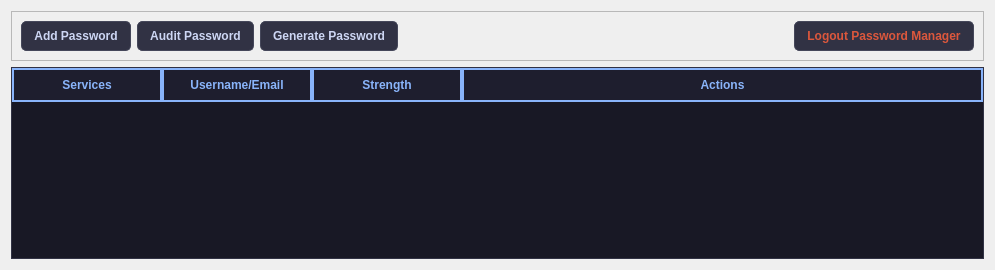
          <widget class="QWidget" name="page_pm_content">
           <layout class="QVBoxLayout" name="verticalLayout_4">
            <item>
             <widget class="QFrame" name="frame_pm_toolbar">
              <property name="minimumSize">
               <size>
                <width>0</width>
                <height>50</height>
               </size>
              </property>
              <property name="maximumSize">
               <size>
                <width>16777215</width>
                <height>50</height>
               </size>
              </property>
              <property name="frameShape">
               <enum>QFrame::StyledPanel</enum>
              </property>
              <property name="frameShadow">
               <enum>QFrame::Raised</enum>
              </property>
              <layout class="QHBoxLayout" name="horizontalLayout_2">
               <item>
                <widget class="QPushButton" name="btn_pm_add">
                 <property name="minimumSize">
                  <size>
                   <width>0</width>
                   <height>30</height>
                  </size>
                 </property>
                 <property name="maximumSize">
                  <size>
                   <width>16777215</width>
                   <height>30</height>
                  </size>
                 </property>
                 <property name="styleSheet">
                  <string notr="true">QPushButton {
    background-color: #313244;
    color: #cdd6f4;
    border: 1px solid #45475a;
    border-radius: 5px;
    padding: 6px 12px;
    font-weight: bold;
}

QPushButton:hover {
    background-color: #45475a;
    color: #ffffff;
    border-color: #89b4fa;
}</string>
                 </property>
                 <property name="text">
                  <string>Add Password</string>
                 </property>
                </widget>
               </item>
               <item>
                <widget class="QPushButton" name="btn_pm_audit">
                 <property name="minimumSize">
                  <size>
                   <width>0</width>
                   <height>30</height>
                  </size>
                 </property>
                 <property name="maximumSize">
                  <size>
                   <width>16777215</width>
                   <height>30</height>
                  </size>
                 </property>
                 <property name="styleSheet">
                  <string notr="true">QPushButton {
    background-color: #313244;
    color: #cdd6f4;
    border: 1px solid #45475a;
    border-radius: 5px;
    padding: 6px 12px;
    font-weight: bold;
}

QPushButton:hover {
    background-color: #45475a;
    color: #ffffff;
    border-color: #89b4fa;
}</string>
                 </property>
                 <property name="text">
                  <string>Audit Password</string>
                 </property>
                </widget>
               </item>
               <item>
                <widget class="QPushButton" name="btn_pm_gen">
                 <property name="minimumSize">
                  <size>
                   <width>0</width>
                   <height>30</height>
                  </size>
                 </property>
                 <property name="maximumSize">
                  <size>
                   <width>16777215</width>
                   <height>30</height>
                  </size>
                 </property>
                 <property name="styleSheet">
                  <string notr="true">QPushButton {
    background-color: #313244;
    color: #cdd6f4;
    border: 1px solid #45475a;
    border-radius: 5px;
    padding: 6px 12px;
    font-weight: bold;
}

QPushButton:hover {
    background-color: #45475a;
    color: #ffffff;
    border-color: #89b4fa;
}</string>
                 </property>
                 <property name="text">
                  <string>Generate Password</string>
                 </property>
                </widget>
               </item>
               <item>
                <spacer name="horizontalSpacer_5">
                 <property name="orientation">
                  <enum>Qt::Horizontal</enum>
                 </property>
                 <property name="sizeHint" stdset="0">
                  <size>
                   <width>390</width>
                   <height>20</height>
                  </size>
                 </property>
                </spacer>
               </item>
               <item>
                <widget class="QPushButton" name="btn_pm_logout">
                 <property name="minimumSize">
                  <size>
                   <width>0</width>
                   <height>30</height>
                  </size>
                 </property>
                 <property name="maximumSize">
                  <size>
                   <width>16777215</width>
                   <height>30</height>
                  </size>
                 </property>
                 <property name="styleSheet">
                  <string notr="true">QPushButton {
    background-color: #313244;
    color: #dc573c;
    border: 1px solid #45475a;
    border-radius: 5px;
    padding: 6px 12px;
    font-weight: bold;
}

QPushButton:hover {
    background-color: #dc573c;
    color: #ffffff;
    border-color: #89b4fa;
}</string>
                 </property>
                 <property name="text">
                  <string>Logout Password Manager</string>
                 </property>
                </widget>
               </item>
              </layout>
             </widget>
            </item>
            <item>
             <widget class="QTableWidget" name="table_pm_list">
              <property name="styleSheet">
               <string notr="true">QTableWidget {
    background-color: #181825;
    color: #cdd6f4;
    gridline-color: #313244;
    border: 1px solid #313244;
    selection-background-color: #313244;
    selection-color: #ffffff;
}

QHeaderView::section {
    background-color: #1e1e2e;
    color: #89b4fa;
    padding: 6px;
	border: 2px solid #89b4fa;
    /*border-bottom: 2px solid #89b4fa;
	border-right: 2px solid #89b4fa;
	border-left: 2px solid #89b4fa; */
    font-weight: bold;
    font-family: &quot;Segoe UI&quot;;
}

QTableCornerButton::section {
    background-color: #1e1e2e;
    border: none;
    border-bottom: 2px solid #89b4fa;
}

QScrollBar:vertical {
    border: none;
    background: #181825;
    width: 10px;
    margin: 0px;
}
QScrollBar::handle:vertical {
    background: #45475a;
    min-height: 20px;
    border-radius: 5px;
}
QScrollBar::add-line:vertical, QScrollBar::sub-line:vertical {
    background: none;
}</string>
              </property>
              <property name="editTriggers">
               <set>QAbstractItemView::NoEditTriggers</set>
              </property>
              <property name="alternatingRowColors">
               <bool>true</bool>
              </property>
              <property name="selectionMode">
               <enum>QAbstractItemView::ExtendedSelection</enum>
              </property>
              <property name="selectionBehavior">
               <enum>QAbstractItemView::SelectRows</enum>
              </property>
              <property name="showGrid">
               <bool>false</bool>
              </property>
              <property name="wordWrap">
               <bool>true</bool>
              </property>
              <attribute name="horizontalHeaderDefaultSectionSize">
               <number>150</number>
              </attribute>
              <attribute name="horizontalHeaderHighlightSections">
               <bool>false</bool>
              </attribute>
              <attribute name="horizontalHeaderStretchLastSection">
               <bool>true</bool>
              </attribute>
              <attribute name="verticalHeaderVisible">
               <bool>false</bool>
              </attribute>
              <column>
               <property name="text">
                <string>Services</string>
               </property>
              </column>
              <column>
               <property name="text">
                <string>Username/Email</string>
               </property>
              </column>
              <column>
               <property name="text">
                <string>Strength</string>
               </property>
              </column>
              <column>
               <property name="text">
                <string>Actions</string>
               </property>
              </column>
             </widget>
            </item>
           </layout>
          </widget>
